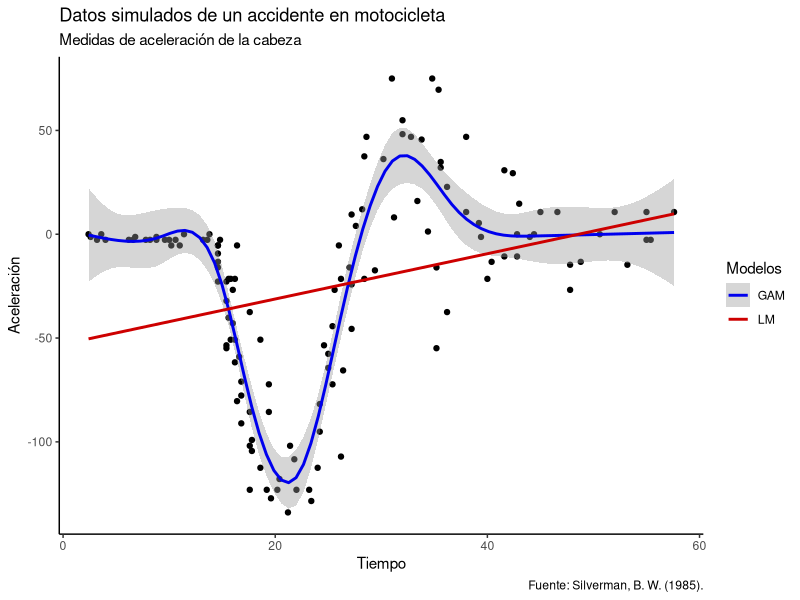

Source code (R): (Note: this script raises an error after producing the figure.)
library(ggplot2)

fig <- ggplot(MASS::mcycle, aes(times, accel)) +
  geom_point() +
  geom_smooth(method = "gam", se = TRUE, aes(col = "GAM")) +
  geom_smooth(method = "lm", se = F, aes(col = "LM")) +
  labs(col = "Modelos",
       title = "Datos simulados de un accidente en motocicleta",
       subtitle = "Medidas de aceleración de la cabeza",
       caption = "Fuente: Silverman, B. W. (1985).",
       x = "Tiempo", y = "Aceleración") +
  scale_color_manual(values = c(GAM = "blue2", LM = "red3")) +
  theme_classic()

svglite::svglite(filename = "manuscript/CICYPE/resources/gams_vs_lm.svg", width = 6, height = 6)
print(fig)
dev.off()
